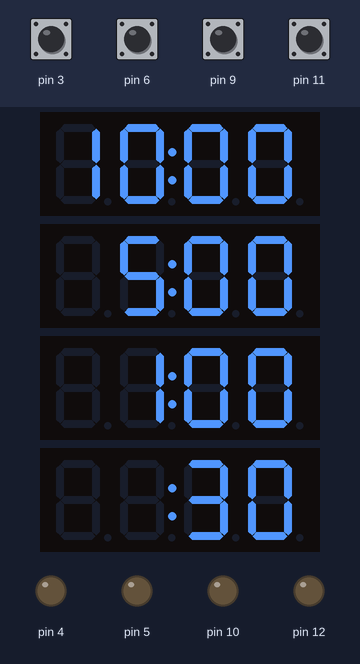
Bench run of a program on a simulated Arduino Uno, built with avr-gcc and run on an emulated ATmega328P. Parts: 4 × 4-digit seven-segment display, output pins drawn as LEDs (lit = HIGH). Dashed ring = blinking. The inputs (shaded band) are chosen by the test bench; at power-on: pin 3, pin 6, pin 9, pin 11 HIGH.

Above: at 2.2 s.
2.3 s: pin 3 pulled LOW for 0.15 s
At 2.9 s:
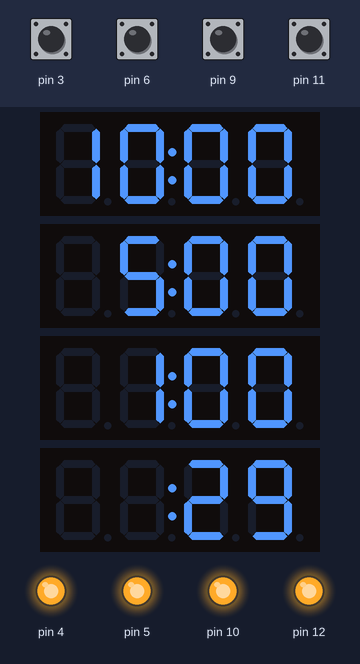
3.0 s: pin 6 pulled LOW for 0.15 s
At 3.6 s:
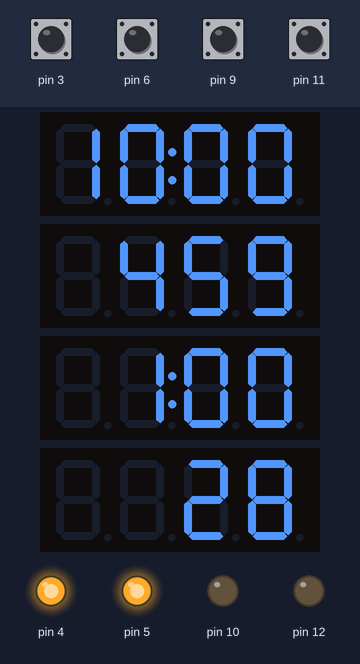
3.7 s: pin 9 pulled LOW for 0.15 s
At 4.18 s:
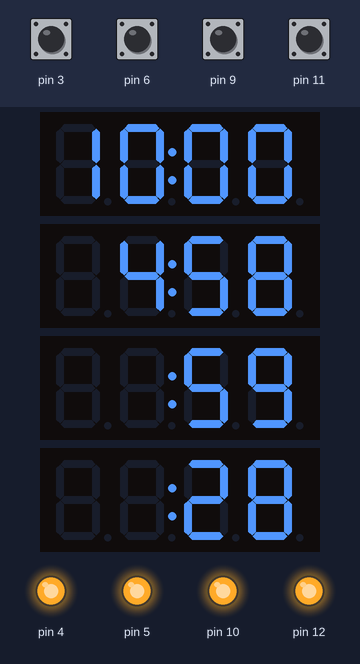
4.4 s: pin 3 pulled LOW for 0.15 s
At 4.9 s:
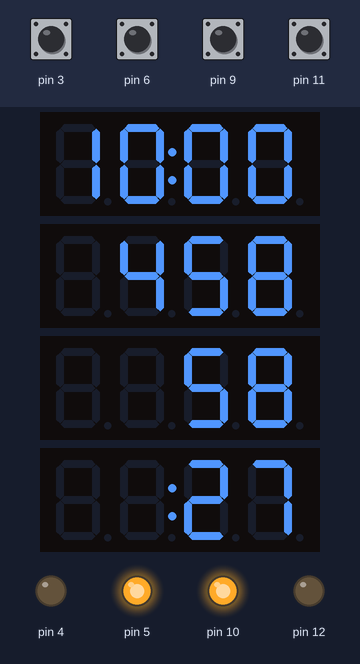
5.1 s: pin 6 pulled LOW for 1 s
At 6.07 s:
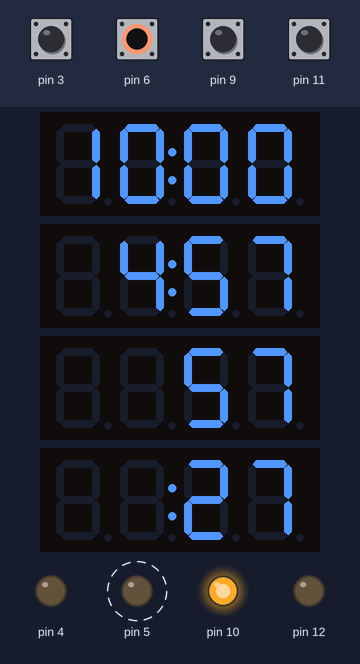
6.7 s: pin 9 pulled LOW for 1 s
At 7.67 s:
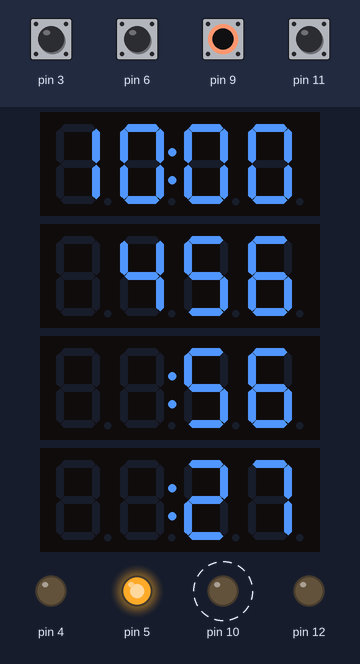
Timing chart, 0 to 13.5 s (numbered marks = the images above; inputs shaded):
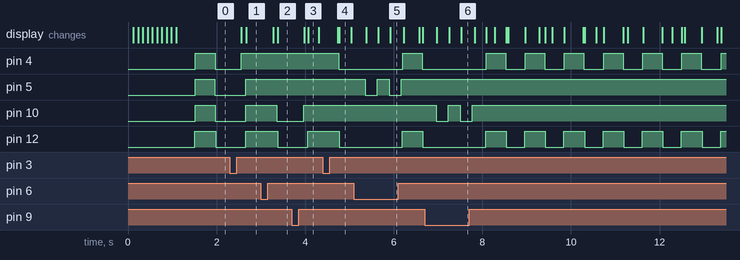

The program:

main.cpp
```cpp
/**
 * Blink
 *
 * Turns on an LED on for one second,
 * then off for one second, repeatedly.
 */
#include "Arduino.h"
#include <Adafruit_GFX.h>
#include <Wire.h>
#include "SPI.h"
#include "Adafruit_LEDBackpack.h"
#include "Adafruit_I2CDevice.h"

Adafruit_7segment matrix[4];
uint8_t lights[8];

#define GREEN_BUTTON_LED 4
#define RED_BUTTON_LED 5
#define YELLOW_BUTTON_LED 10
#define BLUE_BUTTON_LED 12

#define GREEN_BUTTON 3
#define RED_BUTTON 6
#define YELLOW_BUTTON 9
#define BLUE_BUTTON 11

#define DEFAULT_TIME 0
#define START_TIME 1
#define REMAINING_TIME 2
#define RUNNING 3

// yo/gy/2/or/br

long randnum;
uint16_t blinkcounter = 0;
bool drawDots = false;
long timers[4][4];
uint8_t buttons_led[4];
uint8_t buttons[4];

void set_digits(uint8_t i, uint8_t digit)
{
  matrix[i].writeDigitNum(0, digit);
  matrix[i].writeDigitNum(1, digit);
  matrix[i].writeDigitNum(3, digit);
  matrix[i].writeDigitNum(4, digit);
  matrix[i].writeDisplay();
}

void test_digits()
{
  for (uint8_t digit = 0; digit < 10; digit++)
  {
    for (uint8_t display = 0; display < 4; display++)
    {
      set_digits(display, digit);
    }
    delay(100);
  }
}

void reset_timer(uint8_t i, long timer[4])
{
  long length = 0;
  if (i == 0)
    length = 600000;
  else if (i == 1)
    length = 300000;
  else if (i == 2)
    length = 60000;
  else if (i == 3)
    length = 30000;

  timer[DEFAULT_TIME] = length;
  timer[START_TIME] = 0;
  timer[REMAINING_TIME] = length;
  timer[RUNNING] = 0;
}

void setup()
{
  Serial.begin(115200);

  for (uint8_t i = 0; i < 4; i++)
  {
    matrix[i] = Adafruit_7segment();
    if (i == 2)
      matrix[i].begin(115);
    else if (i == 3)
      matrix[i].begin(114);
    else
      matrix[i].begin(0x70 + i);

    matrix[i].clear();
    matrix[i].setBrightness(5);
    matrix[i].writeDisplay();
  }

  test_digits();

  // set default timer length
  reset_timer(0, timers[0]);
  reset_timer(1, timers[1]);
  reset_timer(2, timers[2]);
  reset_timer(3, timers[3]);

  buttons_led[0] = BLUE_BUTTON_LED;
  buttons_led[1] = RED_BUTTON_LED;
  buttons_led[2] = YELLOW_BUTTON_LED;
  buttons_led[3] = GREEN_BUTTON_LED;

  buttons[0] = BLUE_BUTTON;
  buttons[1] = RED_BUTTON;
  buttons[2] = YELLOW_BUTTON;
  buttons[3] = GREEN_BUTTON;

  for (auto &&i : buttons_led)
    pinMode(i, OUTPUT);

  for (auto &&i : buttons)
    pinMode(i, INPUT_PULLUP);
}

void process_timer(uint8_t i, long timer[4])
{
  bool running = timer[RUNNING] == 1 ? true : false;
  if (blinkcounter < 1000)
  {
    if (running) // if timer is running, turn on
      digitalWrite(buttons_led[i], HIGH);
    else if (!running && timer[REMAINING_TIME] > 0) // if not running and time left then blink
      digitalWrite(buttons_led[i], LOW); // blink
    else
      digitalWrite(buttons_led[i], LOW); // off

    drawDots = !running;
  }
  else if (blinkcounter < 2000)
  {
    if (running) // if timer is running, turn on
      digitalWrite(buttons_led[i], HIGH);
    else if (!running && timer[REMAINING_TIME] > 0) // if not running and time left then blink
      digitalWrite(buttons_led[i], HIGH); // blink
    else
      digitalWrite(buttons_led[i], LOW); // off

    drawDots = true;
  }
  else
  {
    blinkcounter = 0;
  }

  long remaining = timer[REMAINING_TIME];

  if (running)
    remaining = timer[REMAINING_TIME] - (millis() - timer[START_TIME]);

  long remaining_sec = ((remaining / 1000) % 60);
  long remaining_min = ((remaining / 1000) / 60);

  if (remaining > 0)
  {
    int displayValue = remaining_min * 100 + remaining_sec;
    matrix[i].print(displayValue);
  }
  else
  {
    timer[REMAINING_TIME] = 0;
    timer[RUNNING] = 0;
  }

  matrix[i].drawColon(drawDots);
  matrix[i].writeDisplay();
}

void process_button(uint8_t i, long timer[4])
{
  if (timer[RUNNING] == 0 && digitalRead(buttons[i]) == LOW)
  {
    if (timer[REMAINING_TIME] == 0)
      reset_timer(i, timer);

    timer[RUNNING] = 1;
    timer[START_TIME] = millis();
    delay(250);
  }
  else if (timer[RUNNING] == 1 && digitalRead(buttons[i]) == LOW)
  {
    timer[REMAINING_TIME] = timer[REMAINING_TIME] - (millis() - timer[START_TIME]);
    timer[RUNNING] = 0;
    delay(250);
  }
}

void loop()
{
  blinkcounter += 50;

  for (uint8_t i = 0; i < 4; i++)
  {
    process_button(i, timers[i]);
    process_timer(i, timers[i]);
  }

  delay(10);
}
```

Measured:
- after the input at 2.3 s, the display: first changes after 0.26 s (image 1 shows a later state)
- after the input at 3.0 s, pin 5: stays HIGH (without the input it goes to LOW after 0.11 s)
- after the input at 4.4 s, pin 4: HIGH → LOW after 0.36 s
- after the input at 5.1 s, pin 5: alternates HIGH for 0.27 s and LOW for 0.27 s, starting after 0.25 s
- after the input at 6.7 s, pin 10: alternates HIGH for 0.27 s and LOW for 0.27 s, 4 changes in all, then stays HIGH, starting after 0.25 s
- by itself, pin 12: alternates HIGH for 0.46 s and LOW for 0.42 s
